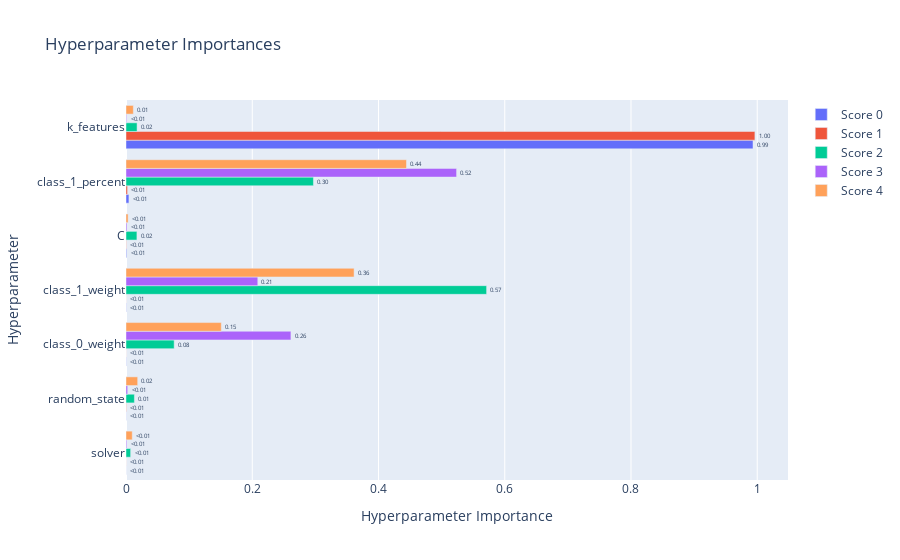

Notebook code cell kept with this figure:
### Code cell
# построим график важности гиперпарметров
optuna.visualization.plot_param_importances(optuna_study_lg_meta, target_name='Score')

### Figure 1 — Plotly figure (JSON) as saved in the notebook; plotly's stock layout.template omitted (floating-point values rounded to 4 significant figures)
{"data": [{"cliponaxis": false, "hovertemplate": ["solver (CategoricalDistribution): 0.0001104234458968628<extra></extra>", "random_state (IntDistribution): 0.0002418853414830456<extra></extra>", "class_0_weight (FloatDistribution): 0.0003286118113518676<extra></extra>", "class_1_weight (FloatDistribution): 0.00036609466927841624<extra></extra>", "C (FloatDistribution): 0.0010211562044054536<extra></extra>", "class_1_percent (FloatDistribution): 0.0046478977211100465<extra></extra>", "k_features (IntDistribution): 0.9932839308064744<extra></extra>"], "name": "Score 0", "orientation": "h", "text": ["<0.01", "<0.01", "<0.01", "<0.01", "<0.01", "<0.01", "0.99"], "textposition": "outside", "type": "bar", "x": [0.0001104, 0.0002419, 0.0003286, 0.0003661, 0.001021, 0.004648, 0.9933], "y": ["solver", "random_state", "class_0_weight", "class_1_weight", "C", "class_1_percent", "k_features"]}, {"cliponaxis": false, "hovertemplate": ["solver (CategoricalDistribution): 0.00010360861435556367<extra></extra>", "class_1_weight (FloatDistribution): 0.00011223601764067499<extra></extra>", "class_0_weight (FloatDistribution): 0.00013104645450447318<extra></extra>", "C (FloatDistribution): 0.0004404000119339254<extra></extra>", "random_state (IntDistribution): 0.0004815914192263941<extra></extra>", "class_1_percent (FloatDistribution): 0.002441769114235674<extra></extra>", "k_features (IntDistribution): 0.9962893483681031<extra></extra>"], "name": "Score 1", "orientation": "h", "text": ["<0.01", "<0.01", "<0.01", "<0.01", "<0.01", "<0.01", "1.00"], "textposition": "outside", "type": "bar", "x": [0.0001036, 0.0001122, 0.000131, 0.0004404, 0.0004816, 0.002442, 0.9963], "y": ["solver", "class_1_weight", "class_0_weight", "C", "random_state", "class_1_percent", "k_features"]}, {"cliponaxis": false, "hovertemplate": ["solver (CategoricalDistribution): 0.0073414663643404975<extra></extra>", "random_state (IntDistribution): 0.013309254040610008<extra></extra>", "C (FloatDistribution): 0.017305004347028728<extra></extra>", "k_features (IntDistribution): 0.01754000972058674<extra></extra>", "class_0_weight (FloatDistribution): 0.07630222367150151<extra></extra>", "class_1_percent (FloatDistribution): 0.296932186254007<extra></extra>", "class_1_weight (FloatDistribution): 0.5712698556019254<extra></extra>"], "name": "Score 2", "orientation": "h", "text": ["<0.01", "0.01", "0.02", "0.02", "0.08", "0.30", "0.57"], "textposition": "outside", "type": "bar", "x": [0.007341, 0.01331, 0.01731, 0.01754, 0.0763, 0.2969, 0.5713], "y": ["solver", "random_state", "C", "k_features", "class_0_weight", "class_1_percent", "class_1_weight"]}, {"cliponaxis": false, "hovertemplate": ["k_features (IntDistribution): 0.000932188382760731<extra></extra>", "solver (CategoricalDistribution): 0.0012248629139069984<extra></extra>", "C (FloatDistribution): 0.0014844799483173198<extra></extra>", "random_state (IntDistribution): 0.002617772683261171<extra></extra>", "class_1_weight (FloatDistribution): 0.20878131030372687<extra></extra>", "class_0_weight (FloatDistribution): 0.26126401540960015<extra></extra>", "class_1_percent (FloatDistribution): 0.5236953703584268<extra></extra>"], "name": "Score 3", "orientation": "h", "text": ["<0.01", "<0.01", "<0.01", "<0.01", "0.21", "0.26", "0.52"], "textposition": "outside", "type": "bar", "x": [0.0009322, 0.001225, 0.001484, 0.002618, 0.2088, 0.2613, 0.5237], "y": ["k_features", "solver", "C", "random_state", "class_1_weight", "class_0_weight", "class_1_percent"]}, {"cliponaxis": false, "hovertemplate": ["C (FloatDistribution): 0.0033429181046545696<extra></extra>", "solver (CategoricalDistribution): 0.009890029264648562<extra></extra>", "k_features (IntDistribution): 0.011638891424662628<extra></extra>", "random_state (IntDistribution): 0.01849887018145516<extra></extra>", "class_0_weight (FloatDistribution): 0.15094203315998792<extra></extra>", "class_1_weight (FloatDistribution): 0.3613278581310437<extra></extra>", "class_1_percent (FloatDistribution): 0.44435939973354743<extra></extra>"], "name": "Score 4", "orientation": "h", "text": ["<0.01", "<0.01", "0.01", "0.02", "0.15", "0.36", "0.44"], "textposition": "outside", "type": "bar", "x": [0.003343, 0.00989, 0.01164, 0.0185, 0.1509, 0.3613, 0.4444], "y": ["C", "solver", "k_features", "random_state", "class_0_weight", "class_1_weight", "class_1_percent"]}], "layout": {"title": {"text": "Hyperparameter Importances"}, "xaxis": {"title": {"text": "Hyperparameter Importance"}}, "yaxis": {"title": {"text": "Hyperparameter"}}}}
